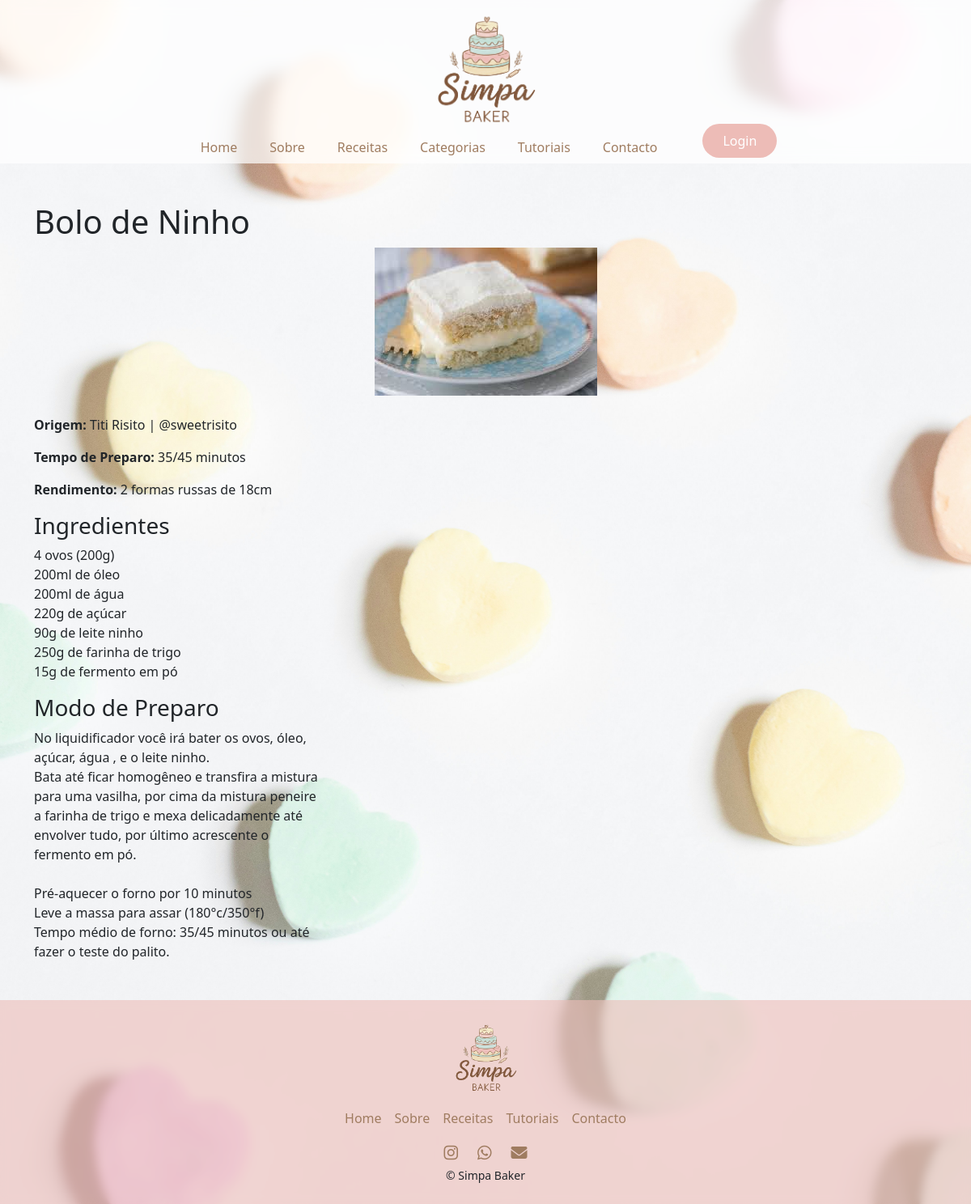
The app's page /Pages/ver-receita.php?id=4 with its own data.
### tables this page shows
CREATE TABLE `receitas` (
  `id` int NOT NULL AUTO_INCREMENT,
  `titulo` varchar(255) NOT NULL,
  `ingredientes` text NOT NULL,
  `modo_preparo` text NOT NULL,
  `tempo_preparo` varchar(50) DEFAULT NULL,
  `rendimento` varchar(50) DEFAULT NULL,
  `origem` varchar(255) DEFAULT NULL,
  `categoria_id` int DEFAULT NULL,
  `utilizador_id` int DEFAULT NULL,
  `imagem` varchar(255) DEFAULT NULL,
  PRIMARY KEY (`id`),
  KEY `categoria_id` (`categoria_id`),
  KEY `fk_receitas_utilizador` (`utilizador_id`),
  CONSTRAINT `fk_receitas_utilizador` FOREIGN KEY (`utilizador_id`) REFERENCES `utilizadores` (`id`),
  CONSTRAINT `receitas_ibfk_1` FOREIGN KEY (`categoria_id`) REFERENCES `categoria` (`id`)
);

### Pages/ver-receita.php (the view)
<?php
require '../Config/database.php';
$id = $_GET['id'];
$sql = "SELECT * FROM receitas WHERE id = :id";
$stmt = $pdo->prepare($sql);
$stmt->execute([
    'id' => $id
]);
$receita = $stmt->fetch(PDO::FETCH_ASSOC);
?>
<?php include 'content/head.php';?>
<?php include 'content/header.php';?>
<?php include 'content/nav.php';?>
<main>
    <div class="container my-5">
        <h1><?= htmlspecialchars($receita['titulo']) ?></h1>
        <div class="text-center">
            <img src="/TP2_PHP_jessicaAmorim/Assets/Imagens/Receitas/<?= htmlspecialchars($receita['imagem']) ?>"
            class="img-fluid mb-4" alt="<?= htmlspecialchars($receita['titulo']) ?>" style="max-width: 400px;">
        </div>
        <p>
            <strong>Origem:</strong>
            <?= htmlspecialchars($receita['origem']) ?>
        </p>
        <p>
            <strong>Tempo de Preparo:</strong>
            <?= htmlspecialchars($receita['tempo_preparo']) ?>
        </p>
        <p>
            <strong>Rendimento:</strong>
            <?= htmlspecialchars($receita['rendimento']) ?>
        </p>
        <h3>Ingredientes</h3>
        <p>
            <?= nl2br(htmlspecialchars($receita['ingredientes'])) ?>
        </p>
        <h3>Modo de Preparo</h3>
        <p>
            <?= nl2br(htmlspecialchars($receita['modo_preparo'])) ?>
        </p>
    </div>
</main>
<?php include 'content/footer.php'; ?>

### Assets/CSS/style.css (style rules this page uses)
:root { --rosa: rgb(237, 188, 183); --verde: #c5dfd6; --creme: #f5efe0; --marrom: #9f7c60; }
html { overflow-y: scroll; }
body { background-image: url("../Imagens/background/fundo_coracoes.jpg"); background-size: cover; background-position: center; background-repeat: no-repeat; background-attachment: fixed; overflow-y: scroll; }

### records on screen
receitas: titulo "Bolo de Ninho", imagem (picture), origem "Titi Risito | @sweetrisito", tempo_preparo "35/45 minutos", rendimento "2 formas russas de 18cm", ingredientes "4 ovos (200g) 200ml de óleo 200ml de água 220g de açúcar 90g de leite ninho 250g de farinha de trigo 15g de fermento em pó", modo_preparo "No liquidificador você irá bater os ovos, óleo, açúcar, água , e o leite ninho. Bata até ficar homogêneo e transfira a mistura para uma vasilha, por cima da mistura peneire a farinha de trigo e mexa delicadamente até envolver tudo, por último acrescente o fermento em pó. Pré-aquecer o forno por 10 minutos Leve a massa para assar (180°c/350°f) Tempo médio de forno: 35/45 minutos ou até fazer o teste do palito."
